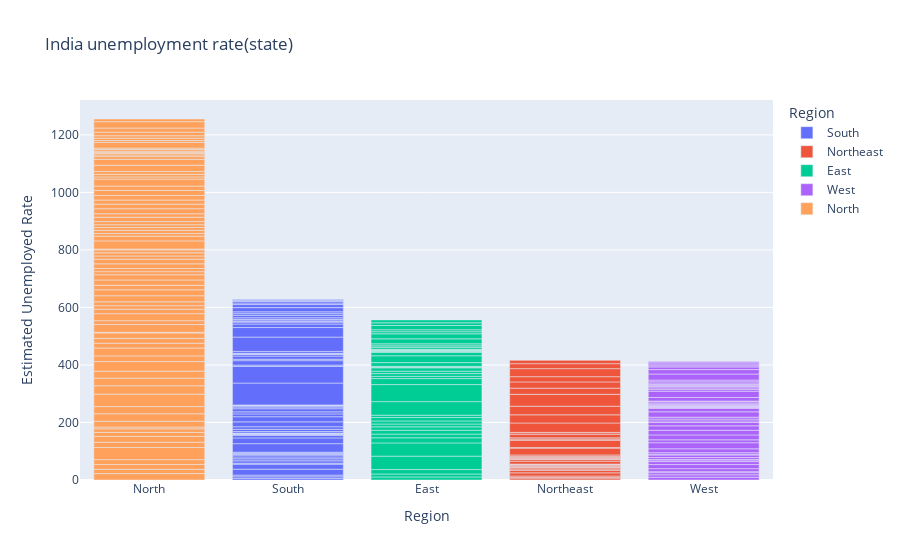

The code cell stored with this chart in its notebook:
### Code cell
fg=px.bar(data,x='Region',y='Estimated Unemployed Rate',title='India unemployment rate(state)',template='plotly',color='Region')
fg.update_layout(xaxis={'categoryorder':'total descending'})
fg.show()

### Figure 1 — Plotly figure (JSON) as saved in the notebook; plotly's stock layout.template omitted (floating-point values rounded to 4 significant figures)
{"data": [{"alignmentgroup": "True", "hovertemplate": "Region=%{x}<br>Estimated Unemployed Rate=%{y}<extra></extra>", "legendgroup": "South", "marker": {"color": "#636efa", "pattern": {"shape": ""}}, "name": "South", "offsetgroup": "South", "orientation": "v", "showlegend": true, "textposition": "auto", "type": "bar", "x": ["South", "South", "South", "South", "South", "South", "South", "South", "South", "South", "South", "South", "South", "South", "South", "South", "South", "South", "South", "South", "South", "South", "South", "South", "South", "South", "South", "South", "South", "South", "South", "South", "South", "South", "South", "South", "South", "South", "South", "South", "South", "South", "South", "South", "South", "South", "South", "South", "South", "South", "South", "South", "South", "South", "South", "South", "South", "South", "South", "South"], "xaxis": "x", "y": [5.48, 5.83, 5.79, 20.51, 17.43, 3.31, 8.34, 6.96, 6.4, 6.59, 2.86, 3.61, 3.46, 29.84, 19.97, 8.44, 4.01, 0.5, 2.41, 1.58, 5.31, 7.6, 8.99, 16.99, 17.88, 9.71, 7.09, 10.98, 5.91, 3.88, 0.58, 1.76, 1.2, 75.85, 58.19, 4.24, 15.47, 5.05, 10.9, 6.18, 1.57, 2.09, 6.4, 49.83, 33.16, 12.2, 6.81, 2.65, 5, 2.16, 5.49, 8.29, 5.77, 6.25, 14.7, 10.55, 5.36, 5.79, 3.27, 2.86], "yaxis": "y"}, {"alignmentgroup": "True", "hovertemplate": "Region=%{x}<br>Estimated Unemployed Rate=%{y}<extra></extra>", "legendgroup": "Northeast", "marker": {"color": "#EF553B", "pattern": {"shape": ""}}, "name": "Northeast", "offsetgroup": "Northeast", "orientation": "v", "showlegend": true, "textposition": "auto", "type": "bar", "x": ["Northeast", "Northeast", "Northeast", "Northeast", "Northeast", "Northeast", "Northeast", "Northeast", "Northeast", "Northeast", "Northeast", "Northeast", "Northeast", "Northeast", "Northeast", "Northeast", "Northeast", "Northeast", "Northeast", "Northeast", "Northeast", "Northeast", "Northeast", "Northeast", "Northeast", "Northeast", "Northeast", "Northeast", "Northeast", "Northeast", "Northeast", "Northeast", "Northeast", "Northeast", "Northeast", "Northeast", "Northeast", "Northeast"], "xaxis": "x", "y": [4.66, 4.41, 4.77, 11.06, 9.55, 0.6, 3.77, 5.53, 1.19, 3.02, 1.66, 3.59, 1.58, 10.03, 5.92, 1.15, 2.1, 3.74, 4.29, 4.6, 23.57, 2.28, 24.51, 4.46, 4.45, 12.49, 5.7, 0.88, 32.67, 28.4, 29.95, 41.23, 21.51, 21.71, 18.24, 27.92, 17.35, 11.57], "yaxis": "y"}, {"alignmentgroup": "True", "hovertemplate": "Region=%{x}<br>Estimated Unemployed Rate=%{y}<extra></extra>", "legendgroup": "East", "marker": {"color": "#00cc96", "pattern": {"shape": ""}}, "name": "East", "offsetgroup": "East", "orientation": "v", "showlegend": true, "textposition": "auto", "type": "bar", "x": ["East", "East", "East", "East", "East", "East", "East", "East", "East", "East", "East", "East", "East", "East", "East", "East", "East", "East", "East", "East", "East", "East", "East", "East", "East", "East", "East", "East", "East", "East", "East", "East", "East", "East", "East", "East", "East", "East", "East", "East"], "xaxis": "x", "y": [10.61, 10.29, 15.43, 46.64, 45.96, 17.82, 12.79, 13.44, 11.91, 9.82, 10.61, 11.85, 8.23, 47.09, 59.23, 20.95, 7.63, 9.76, 8.24, 11.8, 1.9, 3.12, 13.08, 23.76, 11.41, 3.77, 1.88, 1.42, 2.1, 2.18, 6.94, 4.92, 6.92, 17.41, 17.41, 7.29, 6.83, 14.87, 9.35, 9.98], "yaxis": "y"}, {"alignmentgroup": "True", "hovertemplate": "Region=%{x}<br>Estimated Unemployed Rate=%{y}<extra></extra>", "legendgroup": "West", "marker": {"color": "#ab63fa", "pattern": {"shape": ""}}, "name": "West", "offsetgroup": "West", "orientation": "v", "showlegend": true, "textposition": "auto", "type": "bar", "x": ["West", "West", "West", "West", "West", "West", "West", "West", "West", "West", "West", "West", "West", "West", "West", "West", "West", "West", "West", "West", "West", "West", "West", "West", "West", "West", "West", "West", "West", "West", "West", "West", "West", "West", "West", "West", "West", "West", "West", "West", "West", "West", "West", "West", "West", "West", "West", "West", "West", "West"], "xaxis": "x", "y": [9.65, 8.38, 7.54, 3.41, 10.5, 14.23, 10.27, 5.63, 1.96, 6.62, 8.89, 2.81, 5.25, 13.31, 21.25, 9.96, 17.07, 16.21, 15.38, 11.54, 5.54, 6.38, 6.66, 18.71, 12.11, 3.2, 1.84, 1.87, 3.42, 4.03, 4.11, 4.57, 2.22, 12.36, 21.98, 6.48, 5.08, 4.7, 3.91, 3.13, 4.95, 4.69, 5.79, 20.9, 15.46, 9.23, 3.89, 6.23, 4.55, 4.1], "yaxis": "y"}, {"alignmentgroup": "True", "hovertemplate": "Region=%{x}<br>Estimated Unemployed Rate=%{y}<extra></extra>", "legendgroup": "North", "marker": {"color": "#FFA15A", "pattern": {"shape": ""}}, "name": "North", "offsetgroup": "North", "orientation": "v", "showlegend": true, "textposition": "auto", "type": "bar", "x": ["North", "North", "North", "North", "North", "North", "North", "North", "North", "North", "North", "North", "North", "North", "North", "North", "North", "North", "North", "North", "North", "North", "North", "North", "North", "North", "North", "North", "North", "North", "North", "North", "North", "North", "North", "North", "North", "North", "North", "North", "North", "North", "North", "North", "North", "North", "North", "North", "North", "North", "North", "North", "North", "North", "North", "North", "North", "North", "North", "North", "North", "North", "North", "North", "North", "North", "North", "North", "North", "North", "North", "North", "North", "North", "North", "North", "North", "North", "North"], "xaxis": "x", "y": [22.23, 14.84, 17.04, 16.68, 42.27, 18.19, 20.3, 13.79, 12.53, 6.27, 20.34, 25.77, 25.05, 43.22, 29.02, 26.7, 24.18, 33.5, 19.68, 27.31, 16.83, 16.84, 18.76, 2.2, 26.95, 13.47, 24.31, 15.79, 12.04, 13.46, 21.08, 20.78, 15.5, 18.74, 17.92, 10.88, 11.09, 16.17, 16.14, 11.11, 10.97, 10.32, 2.86, 28.33, 16.55, 9.19, 10.99, 9.61, 9.88, 10.97, 15.16, 11.9, 17.7, 15.74, 14.39, 15.81, 17.51, 15.35, 24.15, 7.58, 8.98, 10.11, 21.54, 20.41, 9.47, 5.56, 5.79, 4.18, 3.75, 5.49, 4.99, 19.85, 6.48, 8.01, 8.61, 12.38, 14.26, 22.26, 9.23], "yaxis": "y"}], "layout": {"barmode": "relative", "legend": {"title": {"text": "Region"}, "tracegroupgap": 0}, "title": {"text": "India unemployment rate(state)"}, "xaxis": {"anchor": "y", "categoryarray": ["South", "Northeast", "East", "West", "North"], "categoryorder": "total descending", "domain": [0, 1], "title": {"text": "Region"}}, "yaxis": {"anchor": "x", "domain": [0, 1], "title": {"text": "Estimated Unemployed Rate"}}}}
